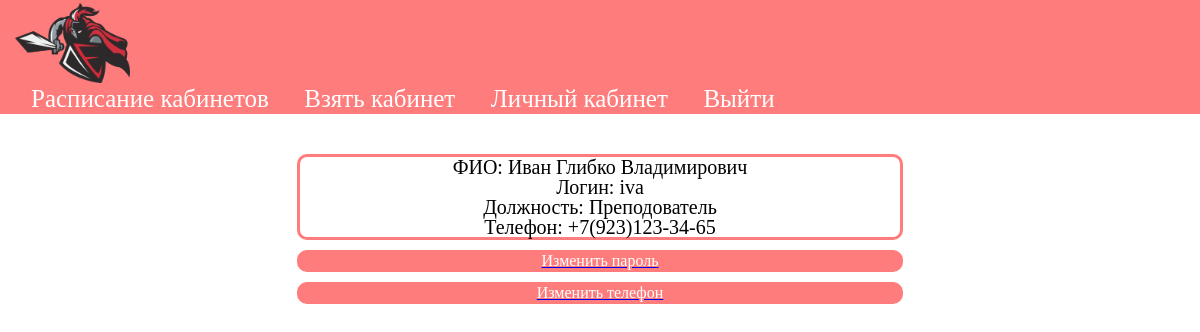
/personal_account.php (signed in), run on the app's committed database.
### tables this page shows
CREATE TABLE `user` (
  `id_us` int(11) NOT NULL,
  `name1` varchar(50) NOT NULL,
  `name2` varchar(50) NOT NULL,
  `name3` varchar(50) NOT NULL,
  `login` varchar(50) NOT NULL,
  `pass` varchar(255) NOT NULL,
  `role_fk` int(11) NOT NULL,
  `phone` varchar(16) NOT NULL,
  `priority_fk` int(11) NOT NULL
);

### personal_account.php (called while the page is built)
<?php
	include('basis/userheader.php');
    include('content/info.php');
	include('basis/footer.php');
?>

### content/info.php (the view)
<?php
    $push = 'SELECT * FROM user WHERE id_us = '.$_SESSION['id_us'].'';
    $info = mysqli_query($journal, $push);
    $row = mysqli_fetch_array($info);
?>
<div class="user nav_form">
    <p>ФИО: <?php echo $row['name2']; echo " "; echo $row['name1']; echo " "; echo $row['name3']; ?></P>
    <p>Логин: <?php echo $row['login'];?></p>
    <p>Должность: <?php if($row['role_fk']==1){echo "Администратор";}if($row['role_fk']==2){echo "Модератор";}if($row['role_fk']==3){echo "Преподователь";}?></p>
    <p>Телефон: <?php echo $row['phone'];?></p>
</div>
<a class="new_pass" href="pass.php"><div class="pass_bl nav_form"><p>Изменить пароль</p></div></a>
<a class="new_pass" href="new_number.php"><div class="pass_bl nav_form"><p>Изменить телефон</p></div></a>

### css/basis/zeroing_out.css (style rules this page uses)
html, body, div, span, applet, object, iframe, h1, h2, h3, h4, h5, h6, p, blockquote, pre, a, abbr, acronym, address, big, cite, code, del, dfn, em, img, ins, kbd, q, s, samp, small, strike, strong, sub, sup, tt, var, b, u, i, center, dl, dt, dd, ol, ul, li, fieldset, form, label, legend, table, caption, tbody, tfoot, thead, tr, th, td, article, aside, canvas, details, embed, figure, figcaption, footer, header, hgroup, menu, nav, output, ruby, section, summary, time, mark, audio, video { margin: 0; padding: 0; border: 0; font-size: 100%; font: inherit; vertical-align: baseline; }
html { height: 100%; }
body { line-height: 1; }

### css/content/in.css (style rules this page uses)
.nav_form { max-width: 600px; border-radius: 10px; margin: 10px auto; border: 3px solid rgb(255, 124, 124); text-align: center; }

### css/content/accaunt.css (style rules this page uses)
.user p { font-size: 20px; }
.new_pass { margin-top: 10px; }
.pass_bl { margin-top: 10px; color:white; background-color: rgb(255, 124, 124); }

### data on the page
user: name2 "Иван", name1 "Глибко", name3 "Владимирович", login "iva", phone "+7(923)123-34-65"
